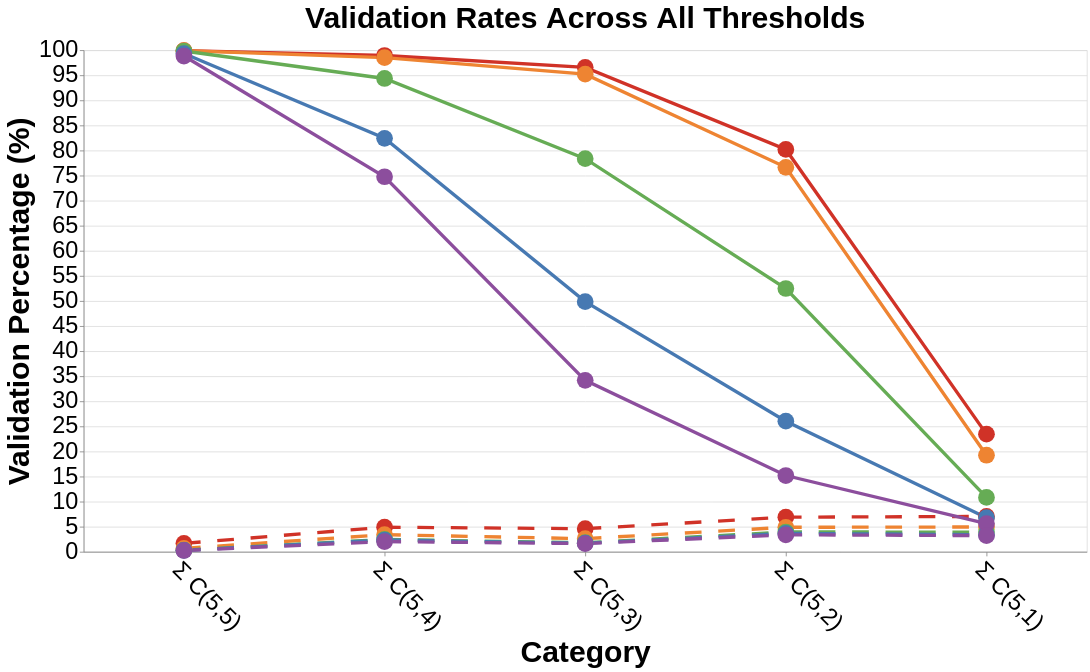

Notebook code cell kept with this figure:
### Code cell
import altair as alt
import pandas as pd

# NOTE: this is the final one used in paper

#order=(C(5,1), C(5,2), C(5,3), C(5,4), C(5,5))
union_pos_1plus=[4778, 1710, 1071, 929, 4694]
union_homog_neg_1plus=[1434, 147, 51, 46, 79]
union_pos_2plus=[3921, 1634, 1056, 925, 4694]
union_homog_neg_2plus=[1007, 104, 29, 32, 32]
union_pos_5plus=[2208, 1119, 869, 886, 4691]
union_homog_neg_5plus=[798, 84, 20, 23, 15]
union_pos_8plus=[1383, 555, 553, 774, 4667]
union_homog_neg_8plus=[694, 78, 19, 22, 13]
union_pos_10plus=[1144, 324, 379, 702, 4644]
union_homog_neg_10plus=[657, 72, 18, 19, 12]
union_totals=[20374, 2132, 1109, 939, 4699] # Took the lower of the two coverages

categories = ['Σ C(5,1)', 'Σ C(5,2)', 'Σ C(5,3)', 'Σ C(5,4)', 'Σ C(5,5)']

# Create comprehensive dataset for line chart
trend_data = []
datasets = {
    '1+ Reads': (union_pos_1plus, union_homog_neg_1plus),
    '2+ Reads': (union_pos_2plus, union_homog_neg_2plus),
    '5+ Reads': (union_pos_5plus, union_homog_neg_5plus),
    '8+ Reads': (union_pos_8plus, union_homog_neg_8plus),
    '10+ Reads': (union_pos_10plus, union_homog_neg_10plus)
}

for threshold, (pos_validated, neg_validated) in datasets.items():
    for i, category in enumerate(categories):
        # Positive validation percentage
        pos_rate = (pos_validated[i] / union_totals[i] * 100) if union_totals[i] > 0 else 0
        trend_data.append({
            'category': category,
            'threshold': threshold,
            'validation_rate': pos_rate,
            'site_type': 'RUFUS-Called',
            'line_id': f'{threshold} RUFUS-Called',
            'validated_count': pos_validated[i],
            'total_count': union_totals[i]
        })
        
        # Negative validation percentage
        neg_rate = (neg_validated[i] / union_totals[i] * 100) if union_totals[i] > 0 else 0
        trend_data.append({
            'category': category,
            'threshold': threshold,
            'validation_rate': neg_rate,
            'site_type': 'Control',
            'line_id': f'{threshold} Control',
            'validated_count': neg_validated[i],
            'total_count': union_totals[i]
        })

trend_df = pd.DataFrame(trend_data)

# Create the single line chart with all 10 lines
line_chart = alt.Chart(trend_df).mark_line(
    strokeWidth=4,
    point=alt.OverlayMarkDef(size=400, filled=True)
).encode(
    x=alt.X('category:O', 
            title='Category',
            sort=['Σ C(5,5)', 'Σ C(5,4)', 'Σ C(5,3)', 'Σ C(5,2)', 'Σ C(5,1)'],
            axis=alt.Axis(labelAngle=45, labelFontSize=28, titleFontSize=36)),
    y=alt.Y('validation_rate:Q',
            title='Validation Percentage (%)',
            scale=alt.Scale(domain=[0, 100]),
            axis=alt.Axis(labelFontSize=28, titleFontSize=36)),
    color=alt.Color('threshold:N',
                    scale=alt.Scale(
                        domain=['1+ Reads', '2+ Reads', '5+ Reads', '8+ Reads', '10+ Reads'],
                        #range=['#7F7F7F', '#016FB9', '#7F7F7F', '#7F7F7F', '#7F7F7F']  # Gray/1x color palette
                        #range=['#D79DB8' , '#F5D5A4', '#A7D8D9', '#4D90B6', '#9D8BA7'] # Jiny Palette
                        range=['#D03227', '#EE8432', '#66AC55', '#4779B2', '#8C4E9D'], # One color per threshold
                    ),    
                    legend=None),                
                    # legend=alt.Legend(
                    #     title="Read Threshold",
                    #     titleFontSize=32,
                    #     labelFontSize=32,
                    #     symbolSize=500,
                    #     orient='left',
                    #    direction='horizontal', 
                    # )),
    strokeDash=alt.StrokeDash('site_type:N', 
                            scale=alt.Scale(
                                domain=['RUFUS/Mutect2-Called', 'Control'],
                                range=[[0], [20,20]]  # Solid for RUFUS-Called, dashed for Control
                            ),
                            legend=None),
                            # legend=alt.Legend(
                            #     title="Site Type",
                            #     titleFontSize=28,
                            #     labelFontSize=28,
                            #     orient='left',
                            #     direction='horizontal',
                            #     symbolType='stroke',
                            #     symbolStrokeWidth=3,
                            #     values=['BLT50', 'Negative Control (-)']
                            # )),
    tooltip=['threshold:O', 'category:O', 'site_type:N', 'validation_rate:Q', 'validated_count:Q', 'total_count:Q']
).properties(
    width=1200,
    height=600,
    title=alt.TitleParams(
        text="Validation Rates Across All Thresholds",
        fontSize=36,
        anchor="middle",
        fontWeight='bold',
    )
)

# Display the chart
line_chart.show()

# Optional: Save the chart
# line_chart.save('validation_trends.html')
# line_chart.save('validation_trends.png', scale_factor=2.0)

### Figure 1 — Vega-Lite specification as saved in the notebook (floating-point values rounded to 4 significant figures)
{"config": {"view": {"continuousWidth": 300, "continuousHeight": 300}}, "data": {"name": "data-31b17e7d4b5a068e4e527091340d2d53"}, "mark": {"type": "line", "point": {"filled": true, "size": 400}, "strokeWidth": 4}, "encoding": {"color": {"field": "threshold", "legend": null, "scale": {"domain": ["1+ Reads", "2+ Reads", "5+ Reads", "8+ Reads", "10+ Reads"], "range": ["#D03227", "#EE8432", "#66AC55", "#4779B2", "#8C4E9D"]}, "type": "nominal"}, "strokeDash": {"field": "site_type", "legend": null, "scale": {"domain": ["RUFUS/Mutect2-Called", "Control"], "range": [[0], [20, 20]]}, "type": "nominal"}, "tooltip": [{"field": "threshold", "type": "ordinal"}, {"field": "category", "type": "ordinal"}, {"field": "site_type", "type": "nominal"}, {"field": "validation_rate", "type": "quantitative"}, {"field": "validated_count", "type": "quantitative"}, {"field": "total_count", "type": "quantitative"}], "x": {"axis": {"labelAngle": 45, "labelFontSize": 28, "titleFontSize": 36}, "field": "category", "sort": ["Σ C(5,5)", "Σ C(5,4)", "Σ C(5,3)", "Σ C(5,2)", "Σ C(5,1)"], "title": "Category", "type": "ordinal"}, "y": {"axis": {"labelFontSize": 28, "titleFontSize": 36}, "field": "validation_rate", "scale": {"domain": [0, 100]}, "title": "Validation Percentage (%)", "type": "quantitative"}}, "height": 600, "title": {"text": "Validation Rates Across All Thresholds", "anchor": "middle", "fontSize": 36, "fontWeight": "bold"}, "width": 1200, "$schema": "https://vega.github.io/schema/vega-lite/v5.20.1.json", "datasets": {"data-31b17e7d4b5a068e4e527091340d2d53": [{"category": "Σ C(5,1)", "threshold": "1+ Reads", "validation_rate": 23.45, "site_type": "RUFUS-Called", "line_id": "1+ Reads RUFUS-Called", "validated_count": 4778, "total_count": 20374}, {"category": "Σ C(5,1)", "threshold": "1+ Reads", "validation_rate": 7.038, "site_type": "Control", "line_id": "1+ Reads Control", "validated_count": 1434, "total_count": 20374}, {"category": "Σ C(5,2)", "threshold": "1+ Reads", "validation_rate": 80.21, "site_type": "RUFUS-Called", "line_id": "1+ Reads RUFUS-Called", "validated_count": 1710, "total_count": 2132}, {"category": "Σ C(5,2)", "threshold": "1+ Reads", "validation_rate": 6.895, "site_type": "Control", "line_id": "1+ Reads Control", "validated_count": 147, "total_count": 2132}, {"category": "Σ C(5,3)", "threshold": "1+ Reads", "validation_rate": 96.57, "site_type": "RUFUS-Called", "line_id": "1+ Reads RUFUS-Called", "validated_count": 1071, "total_count": 1109}, {"category": "Σ C(5,3)", "threshold": "1+ Reads", "validation_rate": 4.599, "site_type": "Control", "line_id": "1+ Reads Control", "validated_count": 51, "total_count": 1109}, {"category": "Σ C(5,4)", "threshold": "1+ Reads", "validation_rate": 98.94, "site_type": "RUFUS-Called", "line_id": "1+ Reads RUFUS-Called", "validated_count": 929, "total_count": 939}, {"category": "Σ C(5,4)", "threshold": "1+ Reads", "validation_rate": 4.899, "site_type": "Control", "line_id": "1+ Reads Control", "validated_count": 46, "total_count": 939}, {"category": "Σ C(5,5)", "threshold": "1+ Reads", "validation_rate": 99.89, "site_type": "RUFUS-Called", "line_id": "1+ Reads RUFUS-Called", "validated_count": 4694, "total_count": 4699}, {"category": "Σ C(5,5)", "threshold": "1+ Reads", "validation_rate": 1.681, "site_type": "Control", "line_id": "1+ Reads Control", "validated_count": 79, "total_count": 4699}, {"category": "Σ C(5,1)", "threshold": "2+ Reads", "validation_rate": 19.25, "site_type": "RUFUS-Called", "line_id": "2+ Reads RUFUS-Called", "validated_count": 3921, "total_count": 20374}, {"category": "Σ C(5,1)", "threshold": "2+ Reads", "validation_rate": 4.943, "site_type": "Control", "line_id": "2+ Reads Control", "validated_count": 1007, "total_count": 20374}, {"category": "Σ C(5,2)", "threshold": "2+ Reads", "validation_rate": 76.64, "site_type": "RUFUS-Called", "line_id": "2+ Reads RUFUS-Called", "validated_count": 1634, "total_count": 2132}, {"category": "Σ C(5,2)", "threshold": "2+ Reads", "validation_rate": 4.878, "site_type": "Control", "line_id": "2+ Reads Control", "validated_count": 104, "total_count": 2132}, {"category": "Σ C(5,3)", "threshold": "2+ Reads", "validation_rate": 95.22, "site_type": "RUFUS-Called", "line_id": "2+ Reads RUFUS-Called", "validated_count": 1056, "total_count": 1109}, {"category": "Σ C(5,3)", "threshold": "2+ Reads", "validation_rate": 2.615, "site_type": "Control", "line_id": "2+ Reads Control", "validated_count": 29, "total_count": 1109}, {"category": "Σ C(5,4)", "threshold": "2+ Reads", "validation_rate": 98.51, "site_type": "RUFUS-Called", "line_id": "2+ Reads RUFUS-Called", "validated_count": 925, "total_count": 939}, {"category": "Σ C(5,4)", "threshold": "2+ Reads", "validation_rate": 3.408, "site_type": "Control", "line_id": "2+ Reads Control", "validated_count": 32, "total_count": 939}, {"category": "Σ C(5,5)", "threshold": "2+ Reads", "validation_rate": 99.89, "site_type": "RUFUS-Called", "line_id": "2+ Reads RUFUS-Called", "validated_count": 4694, "total_count": 4699}, {"category": "Σ C(5,5)", "threshold": "2+ Reads", "validation_rate": 0.681, "site_type": "Control", "line_id": "2+ Reads Control", "validated_count": 32, "total_count": 4699}, {"category": "Σ C(5,1)", "threshold": "5+ Reads", "validation_rate": 10.84, "site_type": "RUFUS-Called", "line_id": "5+ Reads RUFUS-Called", "validated_count": 2208, "total_count": 20374}, {"category": "Σ C(5,1)", "threshold": "5+ Reads", "validation_rate": 3.917, "site_type": "Control", "line_id": "5+ Reads Control", "validated_count": 798, "total_count": 20374}, {"category": "Σ C(5,2)", "threshold": "5+ Reads", "validation_rate": 52.49, "site_type": "RUFUS-Called", "line_id": "5+ Reads RUFUS-Called", "validated_count": 1119, "total_count": 2132}, {"category": "Σ C(5,2)", "threshold": "5+ Reads", "validation_rate": 3.94, "site_type": "Control", "line_id": "5+ Reads Control", "validated_count": 84, "total_count": 2132}, {"category": "Σ C(5,3)", "threshold": "5+ Reads", "validation_rate": 78.36, "site_type": "RUFUS-Called", "line_id": "5+ Reads RUFUS-Called", "validated_count": 869, "total_count": 1109}, {"category": "Σ C(5,3)", "threshold": "5+ Reads", "validation_rate": 1.803, "site_type": "Control", "line_id": "5+ Reads Control", "validated_count": 20, "total_count": 1109}, {"category": "Σ C(5,4)", "threshold": "5+ Reads", "validation_rate": 94.36, "site_type": "RUFUS-Called", "line_id": "5+ Reads RUFUS-Called", "validated_count": 886, "total_count": 939}, {"category": "Σ C(5,4)", "threshold": "5+ Reads", "validation_rate": 2.449, "site_type": "Control", "line_id": "5+ Reads Control", "validated_count": 23, "total_count": 939}, {"category": "Σ C(5,5)", "threshold": "5+ Reads", "validation_rate": 99.83, "site_type": "RUFUS-Called", "line_id": "5+ Reads RUFUS-Called", "validated_count": 4691, "total_count": 4699}, {"category": "Σ C(5,5)", "threshold": "5+ Reads", "validation_rate": 0.3192, "site_type": "Control", "line_id": "5+ Reads Control", "validated_count": 15, "total_count": 4699}, {"category": "Σ C(5,1)", "threshold": "8+ Reads", "validation_rate": 6.788, "site_type": "RUFUS-Called", "line_id": "8+ Reads RUFUS-Called", "validated_count": 1383, "total_count": 20374}, {"category": "Σ C(5,1)", "threshold": "8+ Reads", "validation_rate": 3.406, "site_type": "Control", "line_id": "8+ Reads Control", "validated_count": 694, "total_count": 20374}, {"category": "Σ C(5,2)", "threshold": "8+ Reads", "validation_rate": 26.03, "site_type": "RUFUS-Called", "line_id": "8+ Reads RUFUS-Called", "validated_count": 555, "total_count": 2132}, {"category": "Σ C(5,2)", "threshold": "8+ Reads", "validation_rate": 3.659, "site_type": "Control", "line_id": "8+ Reads Control", "validated_count": 78, "total_count": 2132}, {"category": "Σ C(5,3)", "threshold": "8+ Reads", "validation_rate": 49.86, "site_type": "RUFUS-Called", "line_id": "8+ Reads RUFUS-Called", "validated_count": 553, "total_count": 1109}, {"category": "Σ C(5,3)", "threshold": "8+ Reads", "validation_rate": 1.713, "site_type": "Control", "line_id": "8+ Reads Control", "validated_count": 19, "total_count": 1109}, {"category": "Σ C(5,4)", "threshold": "8+ Reads", "validation_rate": 82.43, "site_type": "RUFUS-Called", "line_id": "8+ Reads RUFUS-Called", "validated_count": 774, "total_count": 939}, {"category": "Σ C(5,4)", "threshold": "8+ Reads", "validation_rate": 2.343, "site_type": "Control", "line_id": "8+ Reads Control", "validated_count": 22, "total_count": 939}, {"category": "Σ C(5,5)", "threshold": "8+ Reads", "validation_rate": 99.32, "site_type": "RUFUS-Called", "line_id": "8+ Reads RUFUS-Called", "validated_count": 4667, "total_count": 4699}, {"category": "Σ C(5,5)", "threshold": "8+ Reads", "validation_rate": 0.2767, "site_type": "Control", "line_id": "8+ Reads Control", "validated_count": 13, "total_count": 4699}, {"category": "Σ C(5,1)", "threshold": "10+ Reads", "validation_rate": 5.615, "site_type": "RUFUS-Called", "line_id": "10+ Reads RUFUS-Called", "validated_count": 1144, "total_count": 20374}, {"category": "Σ C(5,1)", "threshold": "10+ Reads", "validation_rate": 3.225, "site_type": "Control", "line_id": "10+ Reads Control", "validated_count": 657, "total_count": 20374}, {"category": "Σ C(5,2)", "threshold": "10+ Reads", "validation_rate": 15.2, "site_type": "RUFUS-Called", "line_id": "10+ Reads RUFUS-Called", "validated_count": 324, "total_count": 2132}, {"category": "Σ C(5,2)", "threshold": "10+ Reads", "validation_rate": 3.377, "site_type": "Control", "line_id": "10+ Reads Control", "validated_count": 72, "total_count": 2132}, {"category": "Σ C(5,3)", "threshold": "10+ Reads", "validation_rate": 34.17, "site_type": "RUFUS-Called", "line_id": "10+ Reads RUFUS-Called", "validated_count": 379, "total_count": 1109}, {"category": "Σ C(5,3)", "threshold": "10+ Reads", "validation_rate": 1.623, "site_type": "Control", "line_id": "10+ Reads Control", "validated_count": 18, "total_count": 1109}, {"category": "Σ C(5,4)", "threshold": "10+ Reads", "validation_rate": 74.76, "site_type": "RUFUS-Called", "line_id": "10+ Reads RUFUS-Called", "validated_count": 702, "total_count": 939}, {"category": "Σ C(5,4)", "threshold": "10+ Reads", "validation_rate": 2.023, "site_type": "Control", "line_id": "10+ Reads Control", "validated_count": 19, "total_count": 939}, {"category": "Σ C(5,5)", "threshold": "10+ Reads", "validation_rate": 98.83, "site_type": "RUFUS-Called", "line_id": "10+ Reads RUFUS-Called", "validated_count": 4644, "total_count": 4699}, {"category": "Σ C(5,5)", "threshold": "10+ Reads", "validation_rate": 0.2554, "site_type": "Control", "line_id": "10+ Reads Control", "validated_count": 12, "total_count": 4699}]}}
